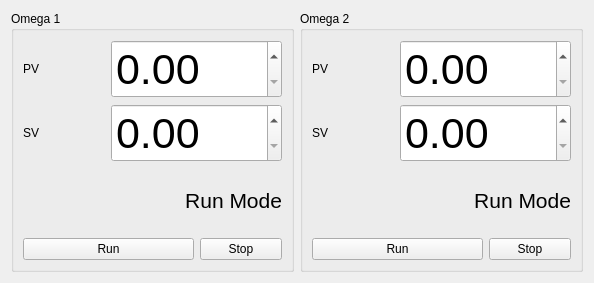
<?xml version="1.0" encoding="UTF-8"?>
<ui version="4.0">
 <class>Form</class>
 <widget class="QWidget" name="Form">
  <property name="geometry">
   <rect>
    <x>0</x>
    <y>0</y>
    <width>594</width>
    <height>283</height>
   </rect>
  </property>
  <property name="windowTitle">
   <string>HiP Microscope Temperature</string>
  </property>
  <layout class="QGridLayout" name="gridLayout_3">
   <item row="0" column="0">
    <widget class="QGroupBox" name="groupBox">
     <property name="title">
      <string>Omega 1</string>
     </property>
     <layout class="QGridLayout" name="gridLayout">
      <item row="0" column="0">
       <widget class="QLabel" name="label">
        <property name="text">
         <string>PV</string>
        </property>
       </widget>
      </item>
      <item row="0" column="1" colspan="2">
       <widget class="QDoubleSpinBox" name="omega1_PV_doubleSpinBox">
        <property name="font">
         <font>
          <pointsize>32</pointsize>
         </font>
        </property>
       </widget>
      </item>
      <item row="1" column="0">
       <widget class="QLabel" name="label_2">
        <property name="text">
         <string>SV</string>
        </property>
       </widget>
      </item>
      <item row="1" column="1" colspan="2">
       <widget class="QDoubleSpinBox" name="omega1_SV_doubleSpinBox">
        <property name="font">
         <font>
          <pointsize>32</pointsize>
         </font>
        </property>
       </widget>
      </item>
      <item row="2" column="0" colspan="3">
       <widget class="QLabel" name="omega1_run_mode_label">
        <property name="font">
         <font>
          <pointsize>16</pointsize>
         </font>
        </property>
        <property name="text">
         <string>Run Mode</string>
        </property>
        <property name="alignment">
         <set>Qt::AlignRight|Qt::AlignTrailing|Qt::AlignVCenter</set>
        </property>
       </widget>
      </item>
      <item row="3" column="0" colspan="2">
       <widget class="QPushButton" name="omega1_run_pushButton">
        <property name="text">
         <string>Run</string>
        </property>
       </widget>
      </item>
      <item row="3" column="2">
       <widget class="QPushButton" name="omega1_stop_pushButton">
        <property name="text">
         <string>Stop</string>
        </property>
       </widget>
      </item>
     </layout>
    </widget>
   </item>
   <item row="0" column="1">
    <widget class="QGroupBox" name="groupBox_2">
     <property name="title">
      <string>Omega 2</string>
     </property>
     <layout class="QGridLayout" name="gridLayout_2">
      <item row="0" column="0">
       <widget class="QLabel" name="label_3">
        <property name="text">
         <string>PV</string>
        </property>
       </widget>
      </item>
      <item row="1" column="0">
       <widget class="QLabel" name="label_4">
        <property name="text">
         <string>SV</string>
        </property>
       </widget>
      </item>
      <item row="2" column="0" colspan="3">
       <widget class="QLabel" name="omega2_run_mode_label">
        <property name="font">
         <font>
          <pointsize>16</pointsize>
         </font>
        </property>
        <property name="text">
         <string>Run Mode</string>
        </property>
        <property name="alignment">
         <set>Qt::AlignRight|Qt::AlignTrailing|Qt::AlignVCenter</set>
        </property>
       </widget>
      </item>
      <item row="3" column="0" colspan="2">
       <widget class="QPushButton" name="omega2_run_pushButton">
        <property name="text">
         <string>Run</string>
        </property>
       </widget>
      </item>
      <item row="3" column="2">
       <widget class="QPushButton" name="omega2_stop_pushButton">
        <property name="text">
         <string>Stop</string>
        </property>
       </widget>
      </item>
      <item row="0" column="1" colspan="2">
       <widget class="QDoubleSpinBox" name="omega2_PV_doubleSpinBox">
        <property name="font">
         <font>
          <pointsize>32</pointsize>
         </font>
        </property>
       </widget>
      </item>
      <item row="1" column="1" colspan="2">
       <widget class="QDoubleSpinBox" name="omega2_SV_doubleSpinBox">
        <property name="font">
         <font>
          <pointsize>32</pointsize>
         </font>
        </property>
       </widget>
      </item>
     </layout>
    </widget>
   </item>
  </layout>
 </widget>
 <resources/>
 <connections/>
</ui>
